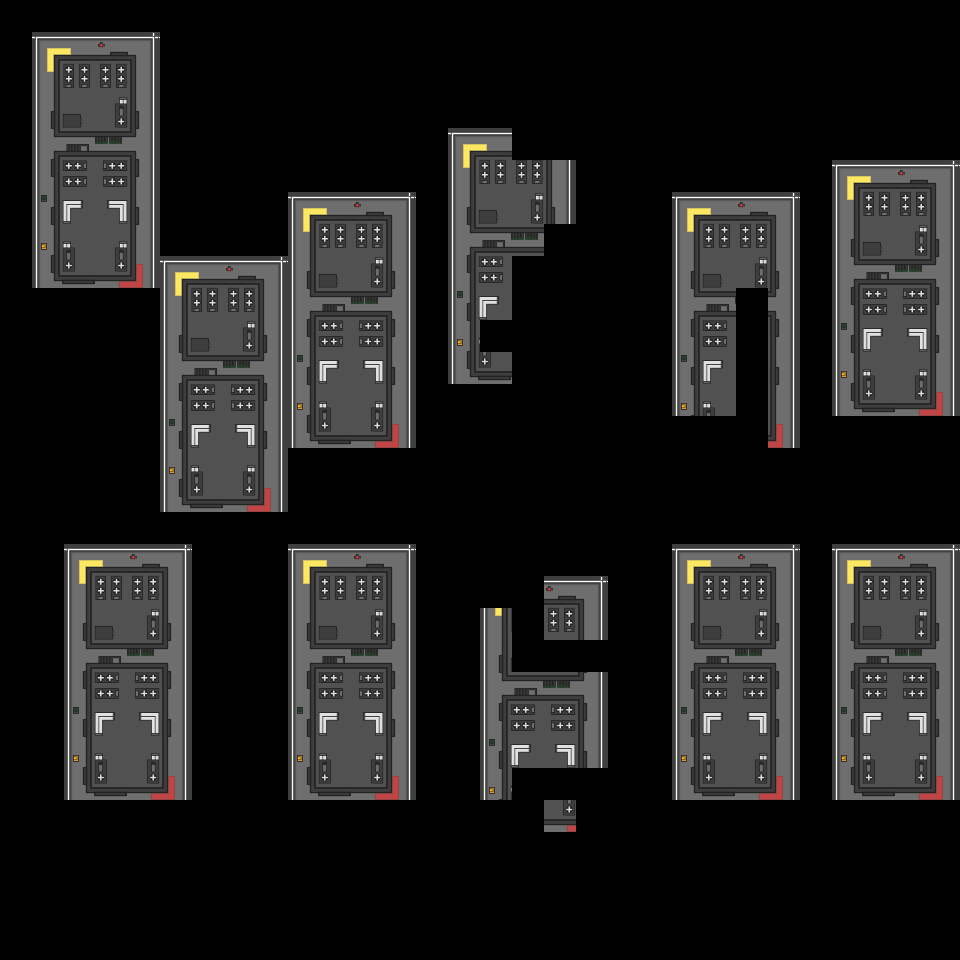

This game map was drawn from its Tiled (.tmx) file and the tilesets committed beside it. A one-line description and the full map source follow:
An orthogonal 30x30 tile map with 32x32 px tiles, 1 tile layer (Calque de Tuiles 1).

<map version="1.10" tiledversion="1.10.2" orientation="orthogonal" renderorder="right-down" width="30" height="30" tilewidth="32" tileheight="32" infinite="0" nextlayerid="2" nextobjectid="1">
 <tileset firstgid="1" source="batiment_map.tsx" />
 <layer id="1" name="Calque de Tuiles 1" width="30" height="30">
  <data encoding="csv">
0,0,0,0,0,0,0,0,0,0,0,0,0,0,0,0,0,0,0,0,0,0,0,0,0,0,0,0,0,0,
0,352,353,354,355,0,0,0,0,0,0,0,0,0,0,0,0,0,0,0,0,0,0,0,0,0,0,0,0,0,
0,378,379,380,381,0,0,0,0,0,0,0,0,0,0,0,0,0,0,0,0,0,0,0,0,0,0,0,0,0,
0,404,405,406,407,0,0,0,0,0,0,0,0,0,0,0,0,0,0,0,0,0,0,0,0,0,0,0,0,0,
0,430,431,432,433,0,0,0,0,0,0,0,0,0,352,353,0,0,0,0,0,0,0,0,0,0,0,0,0,0,
0,456,457,458,459,0,0,0,0,0,0,0,0,0,378,379,380,381,0,0,0,0,0,0,0,0,352,353,354,355,
0,482,483,484,485,0,0,0,0,352,353,354,355,0,404,405,406,407,0,0,0,352,353,354,355,0,378,379,380,381,
0,508,509,510,511,0,0,0,0,378,379,380,381,0,430,431,432,0,0,0,0,378,379,380,381,0,404,405,406,407,
0,534,535,536,537,352,353,354,355,404,405,406,407,0,456,457,0,0,0,0,0,404,405,406,407,0,430,431,432,433,
0,0,0,0,0,378,379,380,381,430,431,432,433,0,482,483,0,0,0,0,0,430,431,0,433,0,456,457,458,459,
0,0,0,0,0,404,405,406,407,456,457,458,459,0,508,0,0,0,0,0,0,456,457,0,459,0,482,483,484,485,
0,0,0,0,0,430,431,432,433,482,483,484,485,0,534,535,0,0,0,0,0,482,483,0,485,0,508,509,510,511,
0,0,0,0,0,456,457,458,459,508,509,510,511,0,0,0,0,0,0,0,0,508,509,0,511,0,534,535,536,537,
0,0,0,0,0,482,483,484,485,534,535,536,537,0,0,0,0,0,0,0,0,0,0,0,537,0,0,0,0,0,
0,0,0,0,0,508,509,510,511,0,0,0,0,0,0,0,0,0,0,0,0,0,0,0,0,0,0,0,0,0,
0,0,0,0,0,534,535,536,537,0,0,0,0,0,0,0,0,0,0,0,0,0,0,0,0,0,0,0,0,0,
0,0,0,0,0,0,0,0,0,0,0,0,0,0,0,0,0,0,0,0,0,0,0,0,0,0,0,0,0,0,
0,0,352,353,354,355,0,0,0,352,353,354,355,0,0,0,0,0,0,0,0,352,353,354,355,0,352,353,354,355,
0,0,378,379,380,381,0,0,0,378,379,380,381,0,0,0,0,354,355,0,0,378,379,380,381,0,378,379,380,381,
0,0,404,405,406,407,0,0,0,404,405,406,407,0,0,378,0,380,381,0,0,404,405,406,407,0,404,405,406,407,
0,0,430,431,432,433,0,0,0,430,431,432,433,0,0,404,0,0,0,0,0,430,431,432,433,0,430,431,432,433,
0,0,456,457,458,459,0,0,0,456,457,458,459,0,0,430,431,432,433,0,0,456,457,458,459,0,456,457,458,459,
0,0,482,483,484,485,0,0,0,482,483,484,485,0,0,456,457,458,459,0,0,482,483,484,485,0,482,483,484,485,
0,0,508,509,510,511,0,0,0,508,509,510,511,0,0,482,483,484,485,0,0,508,509,510,511,0,508,509,510,511,
0,0,534,535,536,537,0,0,0,534,535,536,537,0,0,508,0,0,0,0,0,534,535,536,537,0,534,535,536,537,
0,0,0,0,0,0,0,0,0,0,0,0,0,0,0,0,0,536,0,0,0,0,0,0,0,0,0,0,0,0,
0,0,0,0,0,0,0,0,0,0,0,0,0,0,0,0,0,0,0,0,0,0,0,0,0,0,0,0,0,0,
0,0,0,0,0,0,0,0,0,0,0,0,0,0,0,0,0,0,0,0,0,0,0,0,0,0,0,0,0,0,
0,0,0,0,0,0,0,0,0,0,0,0,0,0,0,0,0,0,0,0,0,0,0,0,0,0,0,0,0,0,
0,0,0,0,0,0,0,0,0,0,0,0,0,0,0,0,0,0,0,0,0,0,0,0,0,0,0,0,0,0
</data>
 </layer>
</map>
